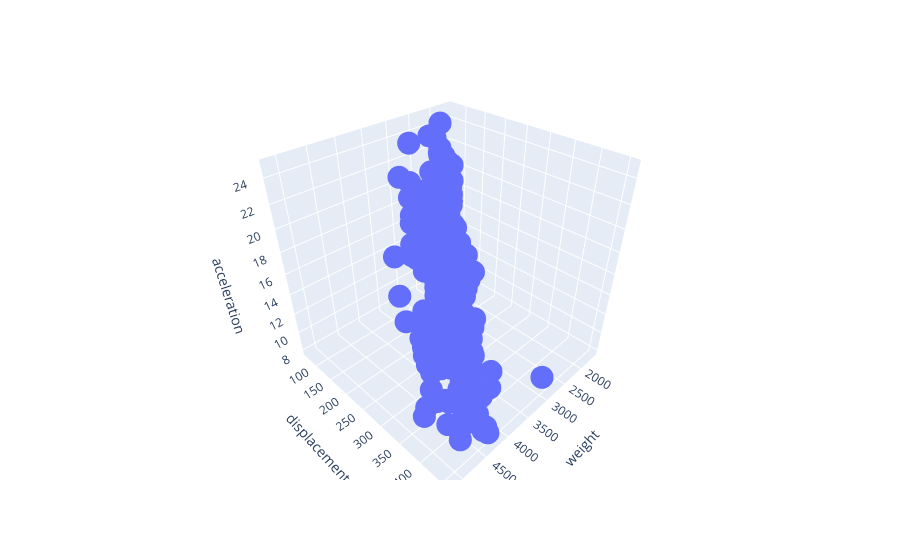

Notebook cell for this chart:
### Code cell
fig = px.scatter_3d(data3col, x='weight', y='displacement', z='acceleration')
fig.show()

### Figure 1 — Plotly figure (JSON) as saved in the notebook; plotly's stock layout.template omitted (floating-point values rounded to 4 significant figures; data arrays with more than 128 entries replaced by an {"elided": "..."} marker saying what was removed)
{"data": [{"hovertemplate": "weight=%{x}<br>displacement=%{y}<br>acceleration=%{z}<extra></extra>", "legendgroup": "", "marker": {"color": "#636efa", "symbol": "circle"}, "mode": "markers", "name": "", "scene": "scene", "showlegend": false, "type": "scatter3d", "x": {"elided": "398 int values"}, "y": {"elided": "398 float values"}, "z": {"elided": "398 float values"}}], "layout": {"legend": {"tracegroupgap": 0}, "margin": {"t": 60}, "scene": {"domain": {"x": [0, 1], "y": [0, 1]}, "xaxis": {"title": {"text": "weight"}}, "yaxis": {"title": {"text": "displacement"}}, "zaxis": {"title": {"text": "acceleration"}}}}}
